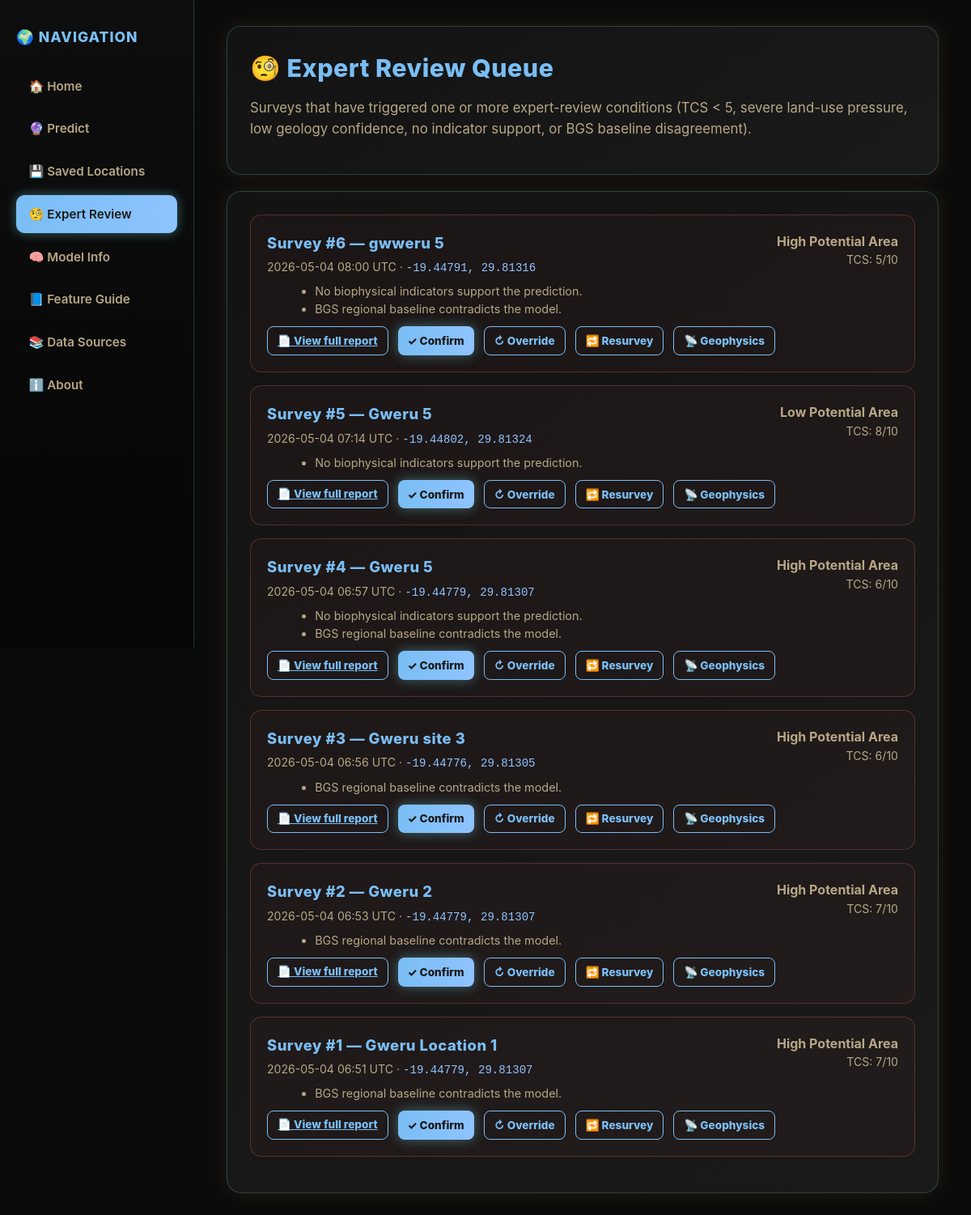
The page /expert-review on the database its author committed.
### models.py (models this page shows, shortened)
class SavedLocation(db.Model):
    __tablename__ = "saved_locations"
    id          = db.Column(db.Integer, primary_key=True)
    latitude    = db.Column(db.Float,        nullable=False)
    longitude   = db.Column(db.Float,        nullable=False)
    label       = db.Column(db.String(200),  nullable=True)
    hydrogeology_json    = db.Column(db.Text, nullable=True)
    predictors_json      = db.Column(db.Text, nullable=True)   # the 6 model inputs + per-feature 'inferred' flags
    supplementary_json   = db.Column(db.Text, nullable=True)   # Phase 2 \u00a73.1.2 observations
    land_use_json        = db.Column(db.Text, nullable=True)   # Phase 3 checklist + computed LUPS
    prediction_json      = db.Column(db.Text, nullable=True)   # raw model output + final adjusted + TCS + BGS check + flags
    expert_review_json   = db.Column(db.Text, nullable=True)
    final_class          = db.Column(db.String(40),  nullable=True, index=True)   # "High Potential Area" or "Low Potential Area"
    tcs                  = db.Column(db.Integer,     nullable=True, index=True)
    needs_expert_review  = db.Column(db.Boolean,     nullable=False, default=False, index=True)
    created_at           = db.Column(db.DateTime, default=datetime.utcnow,
                                     nullable=False, index=True)
    def get_hydrogeology(self):    return _json_loads(self.hydrogeology_json)    or {}
    def get_predictors(self):      return _json_loads(self.predictors_json)      or {}
    def get_supplementary(self):   return _json_loads(self.supplementary_json)   or {}
    def get_land_use(self):        return _json_loads(self.land_use_json)        or {}
    def get_prediction(self):      return _json_loads(self.prediction_json)      or {}
    def get_expert_review(self):   return _json_loads(self.expert_review_json)   or {}
    def to_dict(self):
        return {
            "id":             self.id,
            "latitude":       self.latitude,
            "longitude":      self.longitude,
            "label":          self.label,
            "hydrogeology":   self.get_hydrogeology(),
            "predictors":     self.get_predictors(),
            "supplementary":  self.get_supplementary(),
            "land_use":       self.get_land_use(),
            "prediction":     self.get_prediction(),
            "expert_review":  self.get_expert_review(),
            "final_class":    self.final_class,
            "tcs":            self.tcs,
            "needs_expert_review": bool(self.needs_expert_review),
            "created_at":     self.created_at.isoformat() + "Z",
        }

### app.py (the view)
    @app.route("/expert-review")
    def expert_review_page():
        rows = (SavedLocation.query
                .filter(SavedLocation.needs_expert_review.is_(True))
                .order_by(SavedLocation.created_at.desc())
                .all())
        return render_template(
            "expert_review.html",
            page="expert-review",
            rows=[r.to_dict() for r in rows],
        )

### models.py (called while the page is built)
def _json_loads(raw):
    if not raw:
        return None
    try:
        return json.loads(raw)
    except (TypeError, ValueError):
        return None

### templates/expert_review.html (shortened to what this page needs)
{% extends "base.html" %}
{% block content %}
  <div class="card">
    <h1>🧐 Expert Review Queue</h1>
    <p class="lead">
      Surveys that have triggered one or more expert-review conditions
      (TCS &lt; 5, severe land-use pressure, low geology confidence, no
      indicator support, or BGS baseline disagreement).
    </p>
  </div>
  <div class="card">
    {% if not rows %}
      <p class="muted">
        Nothing in the review queue. New predictions that trigger review
        conditions will appear here automatically.
      </p>
    {% else %}
      {% for r in rows %}
        {% set p = r.prediction or {} %}
        {% set rev = p.get('expert_review', {}) %}
        {% set raw = p.get('raw_model', {}) %}
        {% set mod = p.get('modifier', {}) %}
        {% set tcs = p.get('tcs', {}) %}
        <div class="review-card">
          <div style="display: flex; justify-content: space-between; align-items: flex-start; gap: 1rem; flex-wrap: wrap;">
            <div>
              <h3 style="margin-bottom: 0.3rem;">
                Survey #{{ r.id }}
                {% if r.label %} — {{ r.label }}{% endif %}
              </h3>
              <p class="muted" style="font-size: 0.88rem; margin: 0;">
                {{ r.created_at[:16].replace('T', ' ') }} UTC ·
                <span class="mono">{{ '%.5f'|format(r.latitude) }}, {{ '%.5f'|format(r.longitude) }}</span>
              </p>
            </div>
            <div style="text-align: right;">
              <p style="margin: 0;">
                <strong>{{ r.final_class or raw.get('label', '—') }}</strong>
              </p>
              <p class="muted" style="font-size: 0.88rem; margin: 0;">
                TCS: {{ r.tcs if r.tcs is not none else '—' }}/10
              </p>
            </div>
          </div>
          {% if rev.get('reasons') %}
            <ul class="review-reasons">
              {% for reason in rev.reasons %}
                <li>{{ reason }}</li>
              {% endfor %}
            </ul>
          {% endif %}
          <div class="btn-row">
            <a href="{{ url_for('site_survey_report', loc_id=r.id) }}"
               class="btn btn-secondary btn-sm">📄 View full report</a>
            <button class="btn btn-sm btn-review-decide"
                    data-id="{{ r.id }}" data-decision="confirmed">✓ Confirm</button>
            <button class="btn btn-secondary btn-sm btn-review-decide"
                    data-id="{{ r.id }}" data-decision="overridden">↻ Override</button>
            <button class="btn btn-secondary btn-sm btn-review-decide"
                    data-id="{{ r.id }}" data-decision="resurvey">🔁 Resurvey</button>
            <button class="btn btn-secondary btn-sm btn-review-decide"
                    data-id="{{ r.id }}" data-decision="geophysics">📡 Geophysics</button>
          </div>
        </div>
      {% endfor %}
    {% endif %}
  </div>
{% endblock %}

### static/css/style.css (style rules this page uses)
:root { --bg-base: #0b0b0b; --bg-card: #131313; --bg-card-2: #1a1a1a; --gold: #7abef5; --gold-bright: #8ec3ff; --gold-soft: rgba(122, 245, 225, 0.2); --gold-glow: rgba(122, 227, 245, 0.4); --text: #f5c77a; --text-mute: #b8a785; --text-on-gold: #1a1a1a; --danger: #e25c5c; --success: #6dbf73; --radius: 14px; --radius-lg: 18px; --gap: 1.25rem; }
* { box-sizing: border-box; }
html, body { margin: 0; padding: 0; background: var(--bg-base); color: var(--text); font-family: -apple-system, BlinkMacSystemFont, "Segoe UI", Roboto, Helvetica, Arial, sans-serif; font-size: 16px; line-height: 1.55; }
.card { background: linear-gradient(145deg, var(--bg-card), var(--bg-card-2)); border: 1px solid var(--gold-soft); border-radius: var(--radius-lg); padding: 1.75rem; margin-bottom: var(--gap); box-shadow: 0 0 25px rgba(245, 199, 122, 0.10); }
h1, h2, h3, h4 { color: var(--gold); font-weight: 800; letter-spacing: 0.5px; margin-top: 0; }
h1 { font-size: 1.9rem; margin-bottom: 0.75rem; }
h3 { font-size: 1.15rem; margin-bottom: 0.5rem; }
p, li { color: var(--text-mute); }
p { margin: 0.4rem 0 0.9rem 0; }
a { color: var(--gold-bright); }
.btn { display: inline-flex; align-items: center; gap: 0.5rem; background: linear-gradient(90deg, var(--gold), var(--gold-bright)); color: var(--text-on-gold); border: none; border-radius: 12px; padding: 0.75rem 1.35rem; font-size: 1rem; font-weight: 800; cursor: pointer; box-shadow: 0 0 15px var(--gold-glow); transition: transform 0.15s ease, box-shadow 0.15s ease; font-family: inherit; }
.btn-secondary { background: transparent; color: var(--gold); border: 1px solid var(--gold); box-shadow: none; }
.btn-row { display: flex; gap: 0.75rem; flex-wrap: wrap; margin-top: 0.5rem; }
.muted { color: var(--text-mute); }
.lead { font-size: 1.05rem; color: var(--text-mute); }
.btn-sm { padding: 0.4rem 0.75rem; font-size: 0.85rem; border-radius: 8px; }
.mono { font-family: ui-monospace, "SF Mono", Menlo, Consolas, monospace; color: var(--gold-bright); }
.review-card { border: 1px solid rgba(226, 92, 92, 0.30); background: rgba(226, 92, 92, 0.04); border-radius: var(--radius); padding: 1.25rem; margin-bottom: 1rem; }
.review-reasons { margin: 0.4rem 0 0.6rem 1.2rem; color: var(--text-mute); font-size: 0.9rem; }

### rows shown on the page
SavedLocation: id "6", label "gwweru 5", created_at "2026-05-04 08:00", latitude "-19.44791", longitude "29.81316", final_class "High Potential Area", tcs "5", reasons "No biophysical indicators support the prediction." "BGS regional baseline contradicts the model."
SavedLocation: id "5", label "Gweru 5", created_at "2026-05-04 07:14", latitude "-19.44802", longitude "29.81324", final_class "Low Potential Area", tcs "8", reasons "No biophysical indicators support the prediction."
SavedLocation: id "4", label "Gweru 5", created_at "2026-05-04 06:57", latitude "-19.44779", longitude "29.81307", final_class "High Potential Area", tcs "6", reasons "No biophysical indicators support the prediction." "BGS regional baseline contradicts the model."
SavedLocation: id "3", label "Gweru site 3", created_at "2026-05-04 06:56", latitude "-19.44776", longitude "29.81305", final_class "High Potential Area", tcs "6", reasons "BGS regional baseline contradicts the model."
SavedLocation: id "2", label "Gweru 2", created_at "2026-05-04 06:53", latitude "-19.44779", longitude "29.81307", final_class "High Potential Area", tcs "7", reasons "BGS regional baseline contradicts the model."
SavedLocation: id "1", label "Gweru Location 1", created_at "2026-05-04 06:51", latitude "-19.44779", longitude "29.81307", final_class "High Potential Area", tcs "7", reasons "BGS regional baseline contradicts the model."
